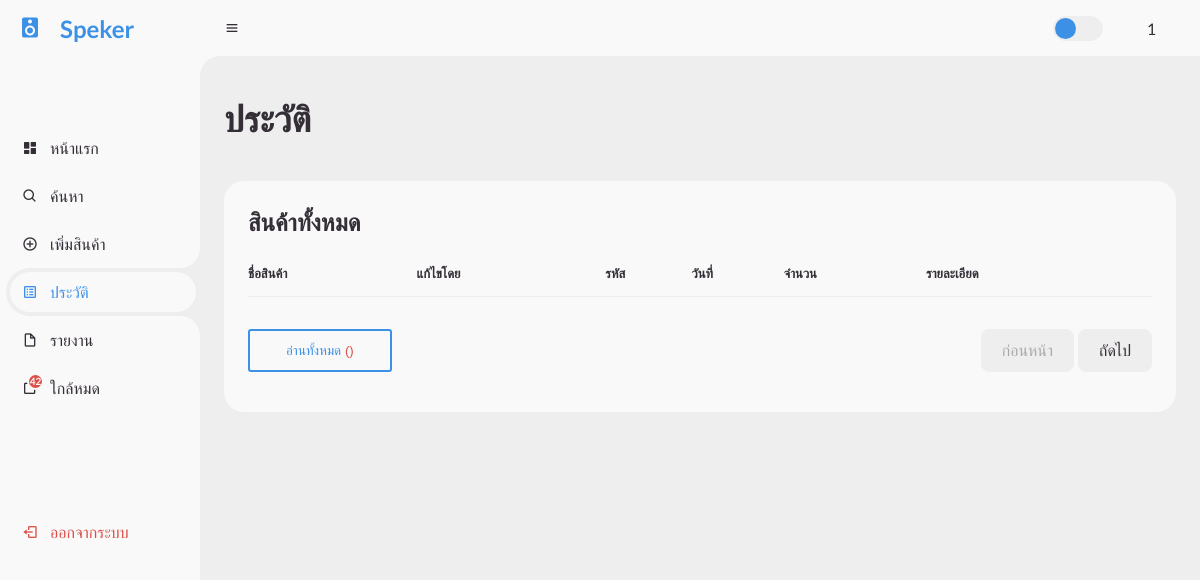
Page /notification.php (signed in) on the earlier database version.
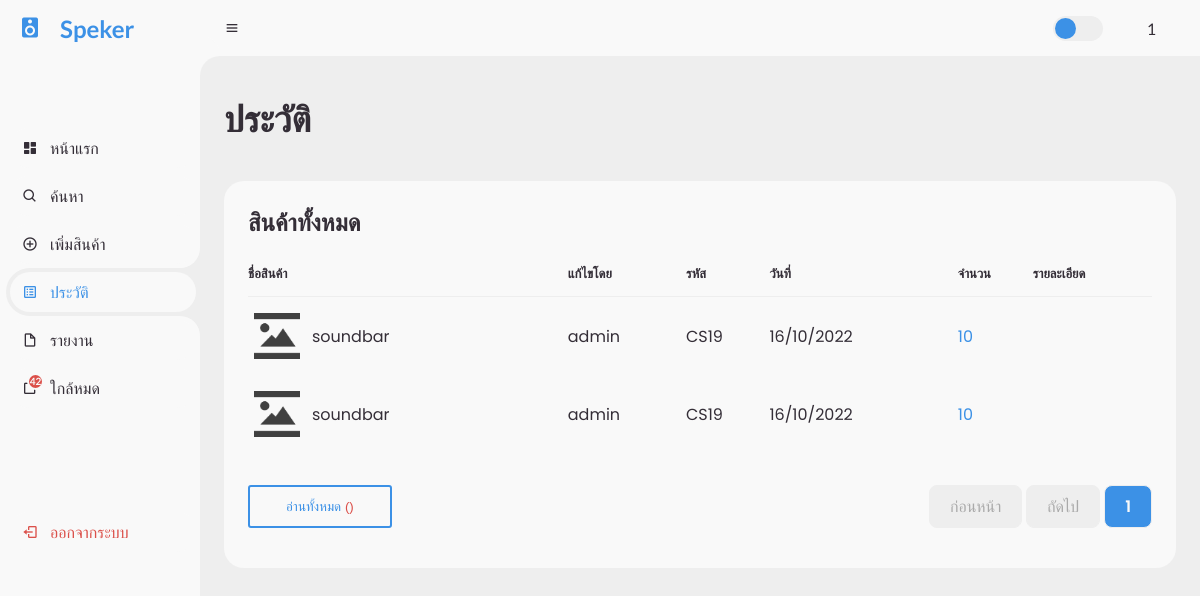
Same page on the later database version.
### tables this page shows
CREATE TABLE `log` (
  `id` int(11) NOT NULL,
  `id_product` int(11) NOT NULL,
  `id_account` varchar(10000) NOT NULL,
  `amount` int(11) NOT NULL,
  `specs` varchar(1000) NOT NULL,
  `datetime` datetime NOT NULL DEFAULT current_timestamp(),
  `status` int(11) NOT NULL,
  `read` int(1) NOT NULL DEFAULT 0
);

CREATE TABLE `product` (
  `id` int(11) NOT NULL,
  `code` varchar(5) NOT NULL,
  `name` varchar(255) NOT NULL,
  `stock` int(11) NOT NULL,
  `price` decimal(10,0) NOT NULL,
  `detail` varchar(1000) NOT NULL,
  `image_path` varchar(255) NOT NULL,
  `create_date` datetime NOT NULL DEFAULT current_timestamp()
);

### function/notify.php (called while the page is built)
<?php
  include('./config/connect.php');
  $sql11 = "SELECT * FROM setting";
  $query11 = mysqli_query($connect, $sql11);
  $rows11 = mysqli_num_rows($query11);
  $notify11 = 10;
  if ($rows11 < 1){
    $sql11 = "INSERT INTO setting (notify) VALUES ($notify11)";
    $query11 = mysqli_query($connect, $sql11);
  } else {
    $data11 = mysqli_fetch_assoc($query11);
    $notify11 = $data11['notify'];
  }
  $sql11 = "SELECT COUNT(*) as total FROM product WHERE product.stock <= $notify11";
  $query11 = mysqli_query($connect, $sql11);
  $data11 = mysqli_fetch_assoc($query11);
  $stock11 = $data11['total'];
?>

### notification.php (the view, shortened to what this page needs)
<?php
  include('./config/connect.php');
  include('./function/notify.php');
  $id = $_SESSION['id'];
  if (!$id) {
    header( "location: login.php" );
    exit(0);
  } else {
    $username = $_SESSION['username'];
  }
  $perpage = 5;
  $page = 1;
  if (isset($_GET['page'])) {
    $page = $_GET['page'];
  } else {
    $page = 1;
  }
  $start = ($page - 1) * $perpage;
  $sql = "SELECT * FROM log INNER JOIN product ON log.id_product = product.id WHERE log.read = 0 ORDER BY log.datetime DESC limit $start,$perpage";
  $query = mysqli_query($connect, $sql);
  $sql2 = "SELECT COUNT(*) as total FROM log WHERE log.read = 0";
  $query2 = mysqli_query($connect, $sql2);
  $data2 = mysqli_fetch_assoc($query2);
  $total_page = ceil($data2['total'] / $perpage);
?>
<!DOCTYPE html>
<html lang="en">
<head>
  <link href="https://unpkg.com/boxicons@2.0.9/css/boxicons.min.css" rel="stylesheet" />
  <link rel="stylesheet" href="./css/style.css" />
</head>
<body>
  <section id="sidebar">
    <a href="index.php" class="brand">
      <i class="bx bxs-speaker"></i>
      <span class="text">Speker</span>
    </a>
    <ul class="side-menu top">
      <li>
        <a href="index.php">
          <i class="bx bxs-dashboard"></i>
          <span class="text">หน้าแรก</span>
        </a>
      </li>
      <li>
        <a href="search.php">
          <i class="bx bx-search"></i>
          <span class="text">ค้นหา</span>
        </a>
      </li>
      <li>
        <a href="add.php">
          <i class="bx bx-plus-circle"></i>
          <span class="text">เพิ่มสินค้า</span>
        </a>
      </li>
      <li class="active">
        <a href="log.php">
          <i class='bx bx-spreadsheet'></i>
          <span class="text">ประวัติ</span>
        </a>
      </li>
      <li>
        <a href="report.php">
          <i class='bx bx-file-blank'></i>
          <span class="text">รายงาน</span>
        </a>
      </li>
      <li>
        <a href="stock.php" style="position: relative;">
          <span class="text">ใกล้หมด</span>
          <?php
            if ($stock11 > 0) {
              echo "<span class='notify'>$stock11</span>";
            }
          ?>
        </a>
      </li>
    </ul>
    <ul class="side-menu">
      <li>
      </li>
      <li>
        <a href="logout.php" class="logout">
          <i class="bx bx-log-out"></i>
          <span class="text">ออกจากระบบ</span>
        </a>
      </li>
    </ul>
  </section>
  <section id="content">
    <nav>
      <div class="menu">
        <i class="bx bx-menu"></i>
      </div>
      <label for="switch-mode" class="switch-mode"></label>
      <a href="profile.php" class="profile">
        <?php echo $username; ?>
      </a>
    </nav>
    <main>
      <div class="head-title">
        <div class="left">
          <h1>ประวัติ</h1>
        </div>
      </div>
      <div class="table-data">
        <div class="order">
          <div class="head">
            <h3>สินค้าทั้งหมด</h3>
          </div>
          <table>
            <thead>
              <tr>
                <th>ชื่อสินค้า</th>
                <th>แก้ไขโดย</th>
                <th>รหัส</th>
                <th>วันที่</th>
                <th>จำนวน</th>
                <th>รายละเอียด</th>
              </tr>
            </thead>
            <tbody>
              <?php
                while ($data = mysqli_fetch_array($query)) {
              ?>
              <tr>
                <td>
                  <?php if ($data['image_path']) {
                      echo "<img src ='$data[image_path]'/>";
                    } else {
                      echo "<img src ='./img/default/default.png' />";
                    }
                  ?>
                  <p><?php echo "$data[name]"; ?></p>
                </td>
                <td><?php echo "$data[id_account]"; ?></td>
                <td><?php echo "$data[code]"; ?></td>
                <td>
                  <?php
                    $date = date('d/m/Y', strtotime($data["datetime"]));
                    echo "$date";
                  ?>
                </td>
                <td>
                  <?php
                    if ($data['status'] == 0) {
                      echo "<span class='text-blue'>$data[amount]</span>";
                    } else if ($data['status'] == 1) {
                      echo "<span class='text-red'>-$data[amount]</span>";
                    }
                  ?>
                </td>
                <td><?php echo "$data[specs]"; ?></td>
              </tr>
              <?php } ?>
            </tbody>
          </table>
          <div>
            <ul class="page" style="justify-content: space-between;">
              <form action="notification.php" method="post" style="display: flex;">
                <button type="submit" name="submit" class="btn-submit">อ่านทั้งหมด <?php
                echo "<span style='color: #db504a;'>($amount)</span>";
                ?></button>
              </form>
              <div style="display: flex; gap: 0.25rem;">
                <?php
                  if ($page == 1 ) {
                    echo "<a href='#' class='disabled'><li>ก่อนหน้า</li></a>";
                  } else {
                    $pervious = $page - 1;
                    echo "<a href='log.php?page=$pervious'><li>ก่อนหน้า</li></a>";
                  }
                  if ($page == $total_page ) {
                    echo "<a href='#' class='disabled'><li>ถัดไป</li></a>";
                  } else {
                    $next = $page + 1;
                    echo "<a href='log.php?page=$next'><li>ถัดไป</li></a>";
                  }
                  if ($total_page < 7) {
                    for ($i = 1 ; $i <= $total_page; $i++) {
                      if ($i == $page) {
                        echo "<a href='log.php?page=$i' class='active'><li>$i</li></a>";
                      } else {
                        echo "<a href='log.php?page=$i'><li>$i</li></a>";
                      }
                    }
                  }
                ?>
              </div>
            </ul>
          </div>
        </div>
      </div>
    </main>
  </section>
</body>
</html>

Differences in the rows shown:
added log: id_product.name "soundbar", id_account "admin", id_product.code "CS19", datetime "16/10/2022", amount "10"
added log: id_product.name "soundbar", id_account "admin", id_product.code "CS19", datetime "16/10/2022", amount "10"
Other differences:
new list line: "1"
